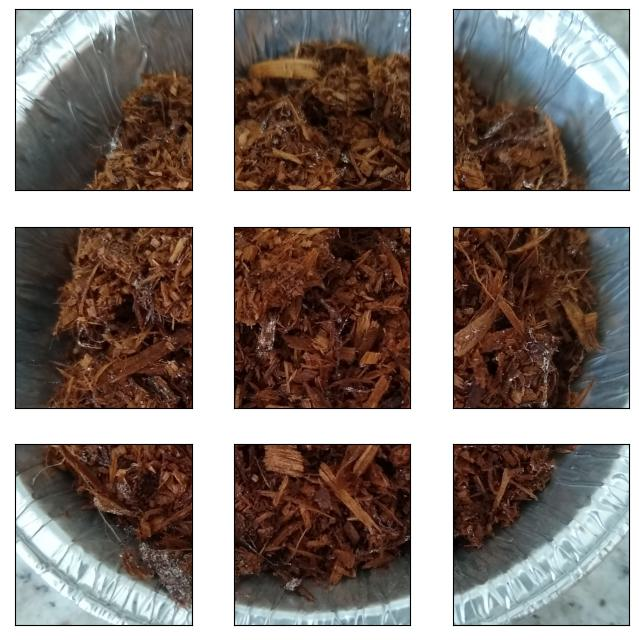
#> input picture Frente+Umida (1).jpg, 639 x 640 px, found by its file name
$ jupyter execute crop_camas_images.ipynb   (text cells are left out)
#> lines starting #> are read from the running program, lines starting #| are printed output that depends on the picture; pictures that were not available may be replaced by others from this repository, and a replacement may not be noted
[cell 1]
import matplotlib.pyplot as plt
import cv2
import os
from os import listdir
import random
import shutil

[cell 2]
img = plt.imread('dataset3amostras/Frente+Umida (1).jpg')
#> img is the input picture: shape (640, 639, 3); mean R, G, B 139.9, 129, 123.5
print(img.shape)
#| (640, 639, 3)
plt.imshow(img)

[cell 3]
y_factor = img.shape[0]//3
#> y_factor = 213
x_factor = img.shape[1]//3
#> x_factor = 213

plt.figure(figsize=(6, 6))
plt.subplot(3, 3, 1)
# top right
plt.imshow(img[0:y_factor, 0:x_factor], 'gray', vmin=0, vmax=255)
plt.xticks([])
plt.yticks([])

plt.subplot(3, 3, 2)
# top middle
plt.imshow(img[0:y_factor, x_factor:x_factor*2], 'gray', vmin=0, vmax=255)
plt.xticks([])
plt.yticks([])

plt.subplot(3, 3, 3)
# top left
plt.imshow(img[0:y_factor, x_factor*2:x_factor*3], 'gray', vmin=0, vmax=255)
plt.xticks([])
plt.yticks([])

plt.subplot(3, 3, 4)
# middle right
plt.imshow(img[y_factor:y_factor*2,  0:x_factor], 'gray', vmin=0, vmax=255)
plt.xticks([])
plt.yticks([])

plt.subplot(3, 3, 5)
# middle middle
plt.imshow(img[y_factor:y_factor*2, x_factor:x_factor*2], 'gray', vmin=0, vmax=255)
plt.xticks([])
plt.yticks([])

plt.subplot(3, 3, 6)
# middle left
plt.imshow(img[y_factor:y_factor*2, x_factor*2:x_factor*3], 'gray', vmin=0, vmax=255)
plt.xticks([])
plt.yticks([])

plt.subplot(3, 3, 7)
# bottom left
plt.imshow(img[y_factor*2:y_factor*3,  0:x_factor], 'gray', vmin=0, vmax=255)
plt.xticks([])
plt.yticks([])

plt.subplot(3, 3, 8)
# bottom middle
plt.imshow(img[y_factor*2:y_factor*3, x_factor:x_factor*2], 'gray', vmin=0, vmax=255)
plt.xticks([])
plt.yticks([])

plt.subplot(3, 3, 9)
# bottom right
plt.imshow(img[y_factor*2:y_factor*3, x_factor*2:x_factor*3], 'gray', vmin=0, vmax=255)
plt.xticks([])
plt.yticks([])

[cell 4]
def crop_images(path_og, path_dest):
#> called with path_og = 'dataset3amostras', path_dest = 'camas_tiles'
    filenames = sorted(listdir(path_og))
    size = 256
    for name in filenames:
        img=cv2.imread(path_og+"/"+name)
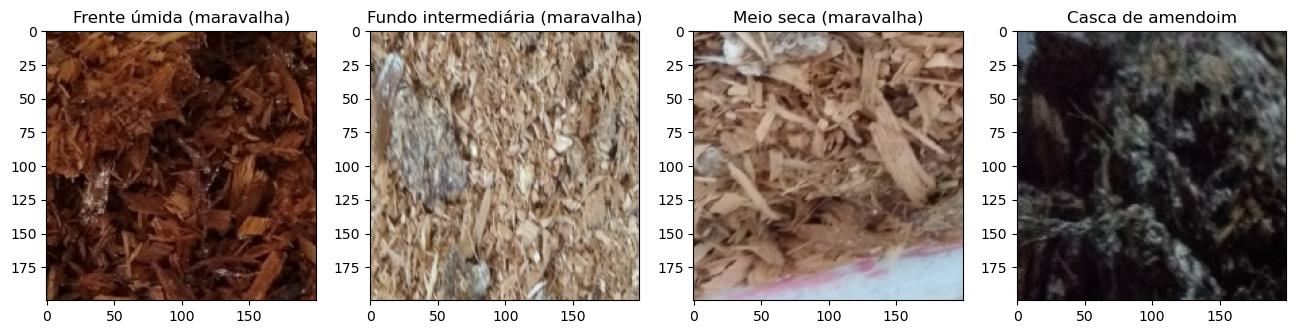
#> input picture amostras_camas.jpg, 1296 x 334 px, given as the content of the folder dataset3amostras, which was not available
#> img is the input picture: shape (334, 1296, 3); mean B, G, R 126.4, 133.8, 148.3
        y_factor=img.shape[0]//3
#> y_factor = 111
        x_factor=img.shape[1]//3
#> x_factor = 432

        top_left=img[0:y_factor, 0:x_factor]
        top_middle=img[0:y_factor, x_factor:x_factor*2]
        top_right=img[0:y_factor, x_factor*2:x_factor*3]

        middle_left=img[y_factor:y_factor*2,  0:x_factor]
        middle_middle=img[y_factor:y_factor*2, x_factor:x_factor*2]
        middle_right=img[y_factor:y_factor*2, x_factor*2:x_factor*3]

        bottom_left=img[y_factor*2:y_factor*3,  0:x_factor]
        bottom_middle=img[y_factor*2:y_factor*3, x_factor:x_factor*2]
        bottom_right=img[y_factor*2:y_factor*3, x_factor*2:x_factor*3]

        cv2.imwrite(path_dest+"/"+name.split(".")[0]+"_"+"top_right"+".jpg", cv2.resize(top_right, (size, size), interpolation = cv2.INTER_AREA))
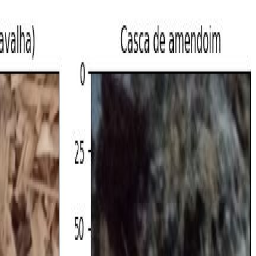
#> saved as amostras_camas_top_right.jpg: shape (256, 256, 3); mean B, G, R 131.7, 134.9, 140.9
        cv2.imwrite(path_dest+"/"+name.split(".")[0]+"_"+"top_middle"+".jpg", cv2.resize(top_middle, (size, size), interpolation = cv2.INTER_AREA))
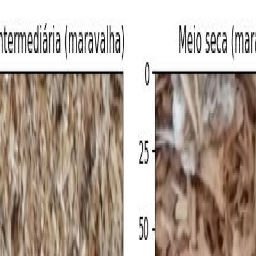
#> saved as amostras_camas_top_middle.jpg: shape (256, 256, 3); mean B, G, R 154.4, 165.5, 179.7
        cv2.imwrite(path_dest+"/"+name.split(".")[0]+"_"+"top_left"+".jpg", cv2.resize(top_left, (size, size), interpolation = cv2.INTER_AREA))
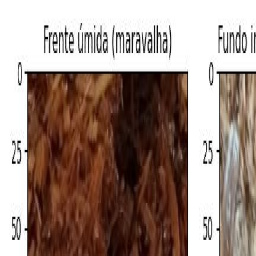
#> saved as amostras_camas_top_left.jpg: shape (256, 256, 3); mean B, G, R 128.5, 137.1, 156.9

        cv2.imwrite(path_dest+"/"+name.split(".")[0]+"_"+"middle_right"+".jpg", cv2.resize(middle_right, (size, size), interpolation = cv2.INTER_AREA))
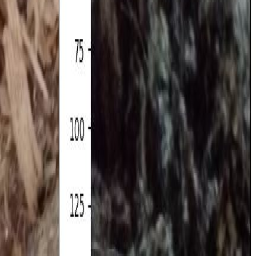
#> saved as amostras_camas_middle_right.jpg: shape (256, 256, 3); mean B, G, R 77.9, 81.3, 89.8
        cv2.imwrite(path_dest+"/"+name.split(".")[0]+"_"+"middle_middle"+".jpg", cv2.resize(middle_middle, (size, size), interpolation = cv2.INTER_AREA))
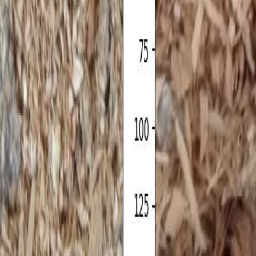
#> saved as amostras_camas_middle_middle.jpg: shape (256, 256, 3); mean B, G, R 123.4, 139.6, 160.3
        cv2.imwrite(path_dest+"/"+name.split(".")[0]+"_"+"middle_left"+".jpg", cv2.resize(middle_left, (size, size), interpolation = cv2.INTER_AREA))
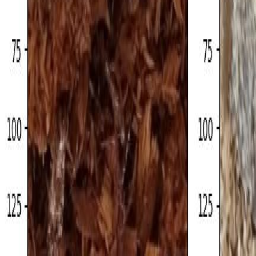
#> saved as amostras_camas_middle_left.jpg: shape (256, 256, 3); mean B, G, R 87.3, 97.1, 124.1

        cv2.imwrite(path_dest+"/"+name.split(".")[0]+"_"+"bottom_left"+".jpg", cv2.resize(bottom_left, (size, size), interpolation = cv2.INTER_AREA))
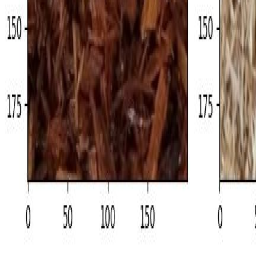
#> saved as amostras_camas_bottom_left.jpg: shape (256, 256, 3); mean B, G, R 132.4, 139.3, 158.2
        cv2.imwrite(path_dest+"/"+name.split(".")[0]+"_"+"bottom_middle"+".jpg", cv2.resize(bottom_middle, (size, size), interpolation = cv2.INTER_AREA))
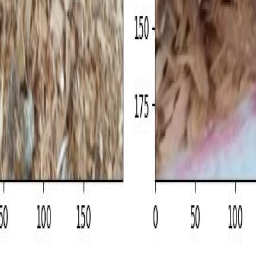
#> saved as amostras_camas_bottom_middle.jpg: shape (256, 256, 3); mean B, G, R 163.5, 172.6, 186.2
        cv2.imwrite(path_dest+"/"+name.split(".")[0]+"_"+"bottom_right"+".jpg", cv2.resize(bottom_right, (size, size), interpolation = cv2.INTER_AREA))
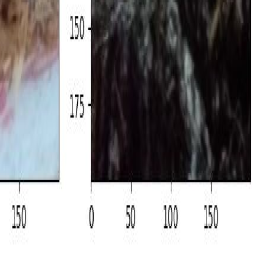
#> saved as amostras_camas_bottom_right.jpg: shape (256, 256, 3); mean B, G, R 135.9, 134.5, 136.3

[cell 5]
os.makedirs('camas_tiles', exist_ok=True)

[cell 6]
# from one dir to another, but resized
crop_images('dataset3amostras', 'camas_tiles')
crop_images('dataset4amostrasFrente+Umida', 'camas_tiles')
crop_images('dataset5amostrasMeio+Seca', 'camas_tiles')
crop_images('dataset6amostrasFundo+Intermediaria', 'camas_tiles')
crop_images('dataset7CascaAmendoim6semCentroL1', 'camas_tiles')

[cell 7]
# set the path to the directory containing the images
image_dir = 'camas_tiles'

# set the percentage split for train, test, and validation sets
train_percent = 0.7
val_percent = 0.20
test_percent = 0.10

[cell 8]
train_dir = 'camas_tiles_train'
test_dir = 'camas_tiles_test'
val_dir = 'camas_tiles_validation'

[cell 9]
os.makedirs(train_dir, exist_ok=True)
os.makedirs(test_dir, exist_ok=True)
os.makedirs(val_dir, exist_ok=True)

[cell 10]
# get the list of image files in the directory
image_files = os.listdir('camas_tiles')

[cell 11]
# shuffle the image files randomly
random.shuffle(image_files)

[cell 12]
num_images = len(image_files)
num_train = int(train_percent * num_images)
num_test = int(test_percent * num_images)
num_val = int(val_percent * num_images)

[cell 13]
num_images, num_train, num_test, num_val

[cell 14]
# split the image files into train, test, and validation sets
train_files = image_files[:num_train]
test_files = image_files[num_train:num_train + num_test]
val_files = image_files[num_train + num_test:]

[cell 15]
for filename in train_files:
    class_name = filename.split(' ')[0]  # Assumes the class name is before the first blank space
    src_path = os.path.join(image_dir, filename)
    dst_path = os.path.join(train_dir, class_name, filename)
    os.makedirs(os.path.join(train_dir, class_name), exist_ok=True)
    shutil.copy(src_path, dst_path)

for filename in test_files:
    class_name = filename.split(' ')[0]
    src_path = os.path.join(image_dir, filename)
    dst_path = os.path.join(test_dir, class_name, filename)
    os.makedirs(os.path.join(test_dir, class_name), exist_ok=True)
    shutil.copy(src_path, dst_path)

for filename in val_files:
    class_name = filename.split(' ')[0]
    src_path = os.path.join(image_dir, filename)
    dst_path = os.path.join(val_dir, class_name, filename)
    os.makedirs(os.path.join(val_dir, class_name), exist_ok=True)
    shutil.copy(src_path, dst_path)
